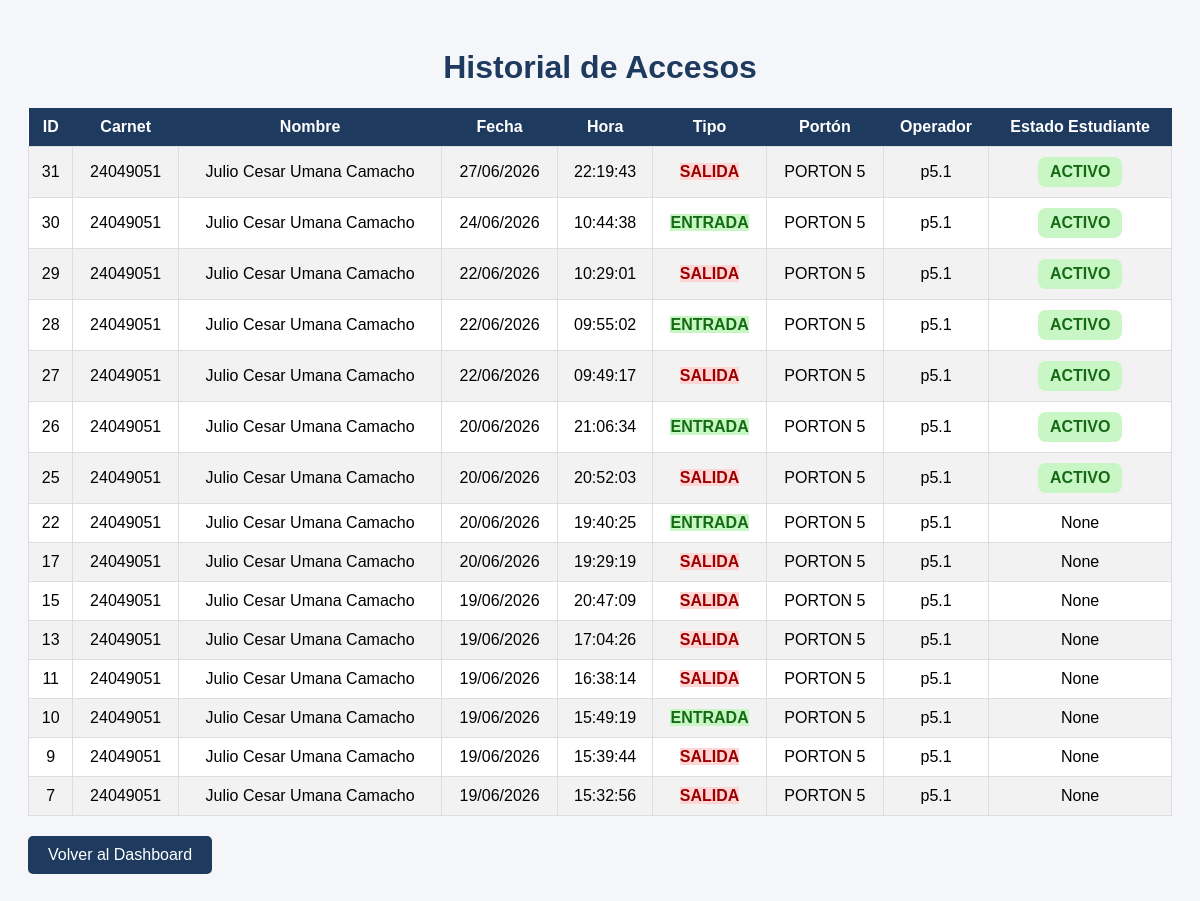
The app's page /ver_registros (signed in) with its own data.
### tables this page shows
CREATE TABLE registros(

    id INTEGER PRIMARY KEY AUTOINCREMENT,

    carnet TEXT,

    nombre TEXT,

    fecha TEXT,

    hora TEXT,

    tipo_acceso TEXT,

    porton TEXT

, usuario_operador TEXT, estado_estudiante TEXT);

### app.py (the view)
@app.route('/ver_registros')
def ver_registros():
    if 'usuario' not in session:
        return redirect('/')
    conexion = sqlite3.connect(
        os.path.join(BASE_DIR,"control_acceso.db")
    )
    cursor = conexion.cursor()
    rol = session.get("rol")
    if rol == "GUARDA":
        cursor.execute("""
            SELECT *
            FROM registros
            WHERE porton=?
            ORDER BY id DESC
        """,
        (
            session.get("porton"),
        ))
    elif rol == "SUPERVISOR":
        cursor.execute("""
            SELECT *
            FROM registros
            ORDER BY id DESC
        """)
    else:
        cursor.execute("""
            SELECT *
            FROM registros
            ORDER BY id DESC
        """)
    registros = cursor.fetchall()
    conexion.close()
    return render_template(
        "registros.html",
        registros=registros
    )

### templates/registros.html (shortened to what this page needs)
<!DOCTYPE html>
<html lang="es">
<head>
</head>
<body>
<h1>
Historial de Accesos
</h1>
<table>
<tr>
<th>ID</th>
<th>Carnet</th>
<th>Nombre</th>
<th>Fecha</th>
<th>Hora</th>
<th>Tipo</th>
<th>Portón</th>
<th>Operador</th>
<th>Estado Estudiante</th>
</tr>
{% for registro in registros %}
<tr>
<td>
{{ registro[0] }}
</td>
<td>
{{ registro[1] }}
</td>
<td>
{{ registro[2] }}
</td>
<td>
{{ registro[3] }}
</td>
<td>
{{ registro[4] }}
</td>
<td>
{% if registro[5] == "ENTRADA" %}
<span class="entrada">
ENTRADA
</span>
{% else %}
<span class="salida">
SALIDA
</span>
{% endif %}
</td>
<td>
{{ registro[6] }}
</td>
<td>
{{ registro[7] }}
</td>
<td>
{% if registro[8] == "ACTIVO" %}
<span class="estado activo">
ACTIVO
</span>
{% elif registro[8] == "EGRESADO" %}
<span class="estado egresado">
EGRESADO
</span>
{% elif registro[8] == "SIN_MATRICULA" %}
<span class="estado sin_matricula">
SIN MATRÍCULA
</span>
{% elif registro[8] == "EXPULSADO" %}
<span class="estado expulsado">
EXPULSADO
</span>
{% else %}
{{ registro[8] }}
{% endif %}
</td>
</tr>
{% endfor %}
</table>
<a href="/dashboard">
Volver al Dashboard
</a>
</body>
</html>

### templates/registros.html (style rules this page uses)
body { font-family:Arial,sans-serif; background:#f4f6f9; padding:20px; }
h1 { text-align:center; color:#1e3a5f; }
table { width:100%; border-collapse:collapse; background:white; }
th { background:#1e3a5f; color:white; padding:10px; }
td { padding:10px; border:1px solid #ddd; text-align:center; }
tr:nth-child(even) { background:#f2f2f2; }
.estado { padding:6px 12px; border-radius:8px; font-weight:bold; display:inline-block; }
.activo { background:#c8f7c5; color:#146b14; }
.entrada { background:#c8f7c5; color:#146b14; font-weight:bold; }
.salida { background:#ffd6d6; color:#9b0000; font-weight:bold; }
a { display:inline-block; margin-top:20px; background:#1e3a5f; color:white; padding:10px 20px; text-decoration:none; border-radius:5px; }

### records on screen
registros: id "31", carnet "24049051", nombre "Julio Cesar Umana Camacho", fecha "27/06/2026", hora "22:19:43", tipo_acceso "SALIDA", porton "PORTON 5", usuario_operador "p5.1", estado_estudiante "ACTIVO"
registros: id "30", carnet "24049051", nombre "Julio Cesar Umana Camacho", fecha "24/06/2026", hora "10:44:38", tipo_acceso "ENTRADA", porton "PORTON 5", usuario_operador "p5.1", estado_estudiante "ACTIVO"
registros: id "29", carnet "24049051", nombre "Julio Cesar Umana Camacho", fecha "22/06/2026", hora "10:29:01", tipo_acceso "SALIDA", porton "PORTON 5", usuario_operador "p5.1", estado_estudiante "ACTIVO"
registros: id "28", carnet "24049051", nombre "Julio Cesar Umana Camacho", fecha "22/06/2026", hora "09:55:02", tipo_acceso "ENTRADA", porton "PORTON 5", usuario_operador "p5.1", estado_estudiante "ACTIVO"
registros: id "27", carnet "24049051", nombre "Julio Cesar Umana Camacho", fecha "22/06/2026", hora "09:49:17", tipo_acceso "SALIDA", porton "PORTON 5", usuario_operador "p5.1", estado_estudiante "ACTIVO"
registros: id "26", carnet "24049051", nombre "Julio Cesar Umana Camacho", fecha "20/06/2026", hora "21:06:34", tipo_acceso "ENTRADA", porton "PORTON 5", usuario_operador "p5.1", estado_estudiante "ACTIVO"
registros: id "25", carnet "24049051", nombre "Julio Cesar Umana Camacho", fecha "20/06/2026", hora "20:52:03", tipo_acceso "SALIDA", porton "PORTON 5", usuario_operador "p5.1", estado_estudiante "ACTIVO"
registros: id "22", carnet "24049051", nombre "Julio Cesar Umana Camacho", fecha "20/06/2026", hora "19:40:25", tipo_acceso "ENTRADA", porton "PORTON 5", usuario_operador "p5.1", registro "None"
registros: id "17", carnet "24049051", nombre "Julio Cesar Umana Camacho", fecha "20/06/2026", hora "19:29:19", tipo_acceso "SALIDA", porton "PORTON 5", usuario_operador "p5.1", registro "None"
registros: id "15", carnet "24049051", nombre "Julio Cesar Umana Camacho", fecha "19/06/2026", hora "20:47:09", tipo_acceso "SALIDA", porton "PORTON 5", usuario_operador "p5.1", registro "None"
registros: id "13", carnet "24049051", nombre "Julio Cesar Umana Camacho", fecha "19/06/2026", hora "17:04:26", tipo_acceso "SALIDA", porton "PORTON 5", usuario_operador "p5.1", registro "None"
registros: id "11", carnet "24049051", nombre "Julio Cesar Umana Camacho", fecha "19/06/2026", hora "16:38:14", tipo_acceso "SALIDA", porton "PORTON 5", usuario_operador "p5.1", registro "None"
registros: id "10", carnet "24049051", nombre "Julio Cesar Umana Camacho", fecha "19/06/2026", hora "15:49:19", tipo_acceso "ENTRADA", porton "PORTON 5", usuario_operador "p5.1", registro "None"
registros: id "9", carnet "24049051", nombre "Julio Cesar Umana Camacho", fecha "19/06/2026", hora "15:39:44", tipo_acceso "SALIDA", porton "PORTON 5", usuario_operador "p5.1", registro "None"
registros: id "7", carnet "24049051", nombre "Julio Cesar Umana Camacho", fecha "19/06/2026", hora "15:32:56", tipo_acceso "SALIDA", porton "PORTON 5", usuario_operador "p5.1", registro "None"
